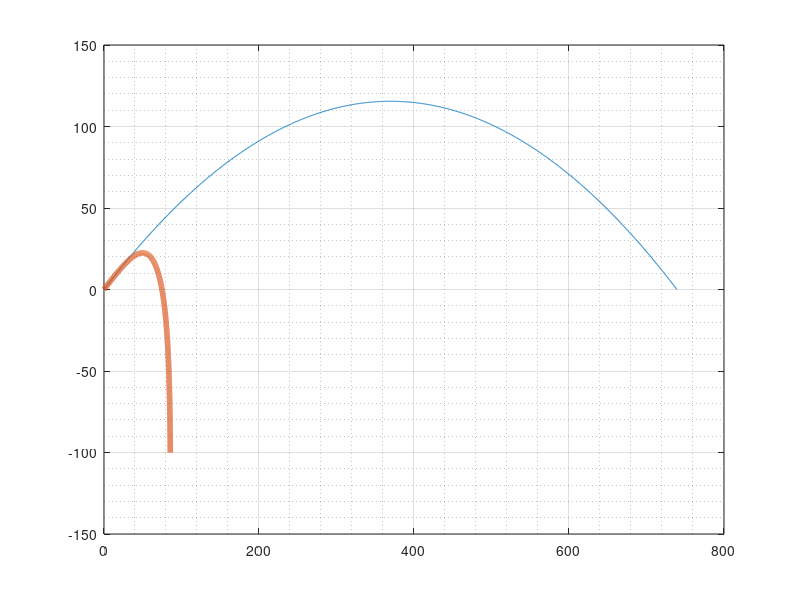

Write the MATLAB code that produced this figure. (Note: this script raises an error after producing the figure.)
%Project 2 Hitting a home run, with air resistance
%Name:Arvind Purohit
%Description:Exporting data and analyzing it in Excel
clear
clf 

% ----- define given information -----

x0 = 0; y0 = 0; %Position

v0mph = 112;    % velocity, in mph 
phi0deg = 32;   % launch angle, in deg
g = 10;         % gravity, N/kg 
m = 0.142;      % mass of a baseball, in kg
mtoft = 3.28084; %Conversion factor
% ----- set up more variables -----

mph2mps = 5280*12*2.54/100/3600; %mph to m/s conversion
deg2rad = pi()/180;   % degrees to radians conversion
 
v0 = v0mph*mph2mps;    % exit velocity, in m/s 
phi0 = phi0deg*deg2rad;  % launch angle, in rad 
 
v0x = v0*cos(phi0);  % x-component of initial velocity in m/s
v0y = v0*sin(phi0);  % y-component of initial velocity in m/s

t_H =  v0y/g; % time to reach max. height H, in s
T = 2*t_H; % time to land on ground, in s
H = t_H*v0y/2; % maximum height, in m
R = v0x*T; % range, in m
 
% ----- set up a time array and compute x(t) and y(t) analytically -----

tmin = 0; 
tmax = T; % based on the t eq written above 
N = 2000; % intervals 
t = linspace(tmin, tmax, 1+N); % time array, connects x(t) and y(t)
 
xt = x0 + v0x*t; 
xf = xt*mtoft; % converts xt to ft 
yt = y0 + v0y*t - (1/2)*g*t.^2; 
yf = yt*mtoft; % convert yt to ft 

dt = (tmax-tmin)/N; % step size
y = zeros(1, 1+N);  % initialize y(t)
x = zeros(1, 1+N);  % initialize x(t)

y(1) = y0; 
x(1) = x0; 

vy = v0y; 
vx = v0x; 

%---Components for the Drag -----
C = input("Choose a value for C (Between 0.2-0.3): " );
A = 0.004301; %in m^2
Pa = 1.225; %in Kg/m^3
con = 0.5*C*Pa*A;
for n = 1:N 
    v = sqrt(vx^2 +vy^2); %Speed of baseball, in m/s
    Fy = -m*g - con*v*vy; % force in y direction due to gravity and drag.
    ay = Fy/m; % acceleration in the y direction
     
    Fx = - con*v*vx; % force in the x-acceleration due to drag 
    ax = Fx/m; % acceleration in the x-direction 
    
    y(n+1) = y(n) + vy*dt + (1/2)*ay*dt^2;
    vy = vy + ay*dt; 
    
    x(n+1) = x(n) + vx*dt + (1/2)*ax*dt^2; 
    vx = vx + ax*dt;
    
end
 
y = y*mtoft; %converts y to ft
x = x*mtoft; %converts x to ft 

%Plotting

p = plot(xf, yf, x, y,'LineWidth',4);
grid on
grid minor

ax = gca; 
ax.FontSize = 16; 
ax.GridAlpha = 0.4;
ax.MinorGridAlpha = 0.5;

xlabel('x (ft)', 'FontSize', 18) 
ylabel('y (ft)', 'FontSize', 18)

title({'Trajectory of a baseball', ...
    'With drag Vs. No Drag'},'FontSize', 24)
l1 = sprintf('With Drag, C = %g',C);
legend('Without Drag',l1,'FontSize', 18)

ylim([-5,120])

%Check
 
CheckSumy = sum(abs(y-yf)) % Check should be zero 
CheckSumx = sum(abs(x-xf)) % Check should be zero 

%----all elements

mat = [t; x; y;].';
writematrix(mat, "val.csv")
